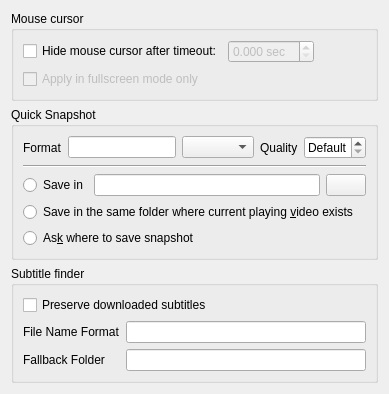
       <widget class="QWidget" name="misc">
        <layout class="QVBoxLayout" name="verticalLayout_34">
         <item>
          <widget class="QGroupBox" name="groupBox_30">
           <property name="title">
            <string>Mouse cursor</string>
           </property>
           <layout class="QVBoxLayout" name="verticalLayout_26">
            <item>
             <layout class="QHBoxLayout" name="horizontalLayout">
              <item>
               <widget class="QCheckBox" name="hide_cursor">
                <property name="text">
                 <string>Hide mouse cursor after timeout:</string>
                </property>
               </widget>
              </item>
              <item>
               <widget class="QDoubleSpinBox" name="hide_cursor_delay_sec">
                <property name="enabled">
                 <bool>false</bool>
                </property>
                <property name="accelerated">
                 <bool>true</bool>
                </property>
                <property name="suffix">
                 <string> sec</string>
                </property>
                <property name="decimals">
                 <number>3</number>
                </property>
                <property name="maximum">
                 <double>99.900000000000006</double>
                </property>
                <property name="singleStep">
                 <double>0.100000000000000</double>
                </property>
               </widget>
              </item>
              <item>
               <spacer name="horizontalSpacer">
                <property name="orientation">
                 <enum>Qt::Horizontal</enum>
                </property>
                <property name="sizeHint" stdset="0">
                 <size>
                  <width>40</width>
                  <height>20</height>
                 </size>
                </property>
               </spacer>
              </item>
             </layout>
            </item>
            <item>
             <widget class="QCheckBox" name="hide_cursor_fs_only">
              <property name="enabled">
               <bool>false</bool>
              </property>
              <property name="text">
               <string>Apply in fullscreen mode only</string>
              </property>
             </widget>
            </item>
           </layout>
          </widget>
         </item>
         <item>
          <widget class="QGroupBox" name="groupBox_14">
           <property name="title">
            <string>Quick Snapshot</string>
           </property>
           <layout class="QVBoxLayout" name="verticalLayout_16">
            <item>
             <layout class="QHBoxLayout" name="horizontalLayout_29">
              <item>
               <widget class="QLabel" name="label_23">
                <property name="text">
                 <string>Format</string>
                </property>
               </widget>
              </item>
              <item>
               <widget class="QLineEdit" name="quick_snapshot_template"/>
              </item>
              <item>
               <widget class="QComboBox" name="quick_snapshot_format"/>
              </item>
              <item>
               <widget class="QLabel" name="label_38">
                <property name="text">
                 <string>Quality</string>
                </property>
               </widget>
              </item>
              <item>
               <widget class="QSpinBox" name="quick_snapshot_quality">
                <property name="specialValueText">
                 <string>Default</string>
                </property>
                <property name="minimum">
                 <number>-1</number>
                </property>
                <property name="maximum">
                 <number>100</number>
                </property>
                <property name="value">
                 <number>-1</number>
                </property>
               </widget>
              </item>
             </layout>
            </item>
            <item>
             <widget class="Line" name="line">
              <property name="orientation">
               <enum>Qt::Horizontal</enum>
              </property>
             </widget>
            </item>
            <item>
             <layout class="QHBoxLayout" name="horizontalLayout_12">
              <item>
               <widget class="QRadioButton" name="save_quick_snapshot_folder">
                <property name="text">
                 <string>Save in</string>
                </property>
               </widget>
              </item>
              <item>
               <widget class="QLineEdit" name="quick_snapshot_folder">
                <property name="readOnly">
                 <bool>true</bool>
                </property>
               </widget>
              </item>
              <item>
               <widget class="PathButton" name="quick_snapshot_folder_browse"/>
              </item>
             </layout>
            </item>
            <item>
             <widget class="QRadioButton" name="save_quick_snapshot_current">
              <property name="text">
               <string>Save in the same folder where current playing &amp;video exists</string>
              </property>
             </widget>
            </item>
            <item>
             <widget class="QRadioButton" name="save_quick_snapshot_ask">
              <property name="text">
               <string>As&amp;k where to save snapshot</string>
              </property>
             </widget>
            </item>
           </layout>
          </widget>
         </item>
         <item>
          <widget class="QGroupBox" name="subtitle_finder">
           <property name="title">
            <string>Subtitle finder</string>
           </property>
           <layout class="QVBoxLayout" name="verticalLayout_25">
            <item>
             <widget class="QCheckBox" name="preserve_downloaded_subtitles">
              <property name="text">
               <string>Preserve downloaded subtitles</string>
              </property>
             </widget>
            </item>
            <item>
             <layout class="QFormLayout" name="formLayout_2">
              <item row="0" column="0">
               <widget class="QLabel" name="label_2">
                <property name="text">
                 <string>File Name Format</string>
                </property>
               </widget>
              </item>
              <item row="0" column="1">
               <widget class="QLineEdit" name="preserve_file_name_format">
                <property name="toolTip">
                 <string>Available formatting placeholders:
%MEDIA_NAME%: the name of media file (extension is excluded)
%SUBTITLE_NAME%: the name of subtitle file (extension is excluded)
%SUBTITLE_EXT%: the extension of subtitle file</string>
                </property>
               </widget>
              </item>
              <item row="1" column="0">
               <widget class="QLabel" name="label_3">
                <property name="text">
                 <string>Fallback Folder</string>
                </property>
               </widget>
              </item>
              <item row="1" column="1">
               <widget class="QLineEdit" name="preserve_fallback_folder">
                <property name="toolTip">
                 <string>This is a fallback folder to save downloaded subtitles when original folder is not writable.</string>
                </property>
               </widget>
              </item>
             </layout>
            </item>
           </layout>
          </widget>
         </item>
         <item>
          <spacer name="verticalSpacer_11">
           <property name="orientation">
            <enum>Qt::Vertical</enum>
           </property>
           <property name="sizeHint" stdset="0">
            <size>
             <width>20</width>
             <height>0</height>
            </size>
           </property>
          </spacer>
         </item>
        </layout>
       </widget>
